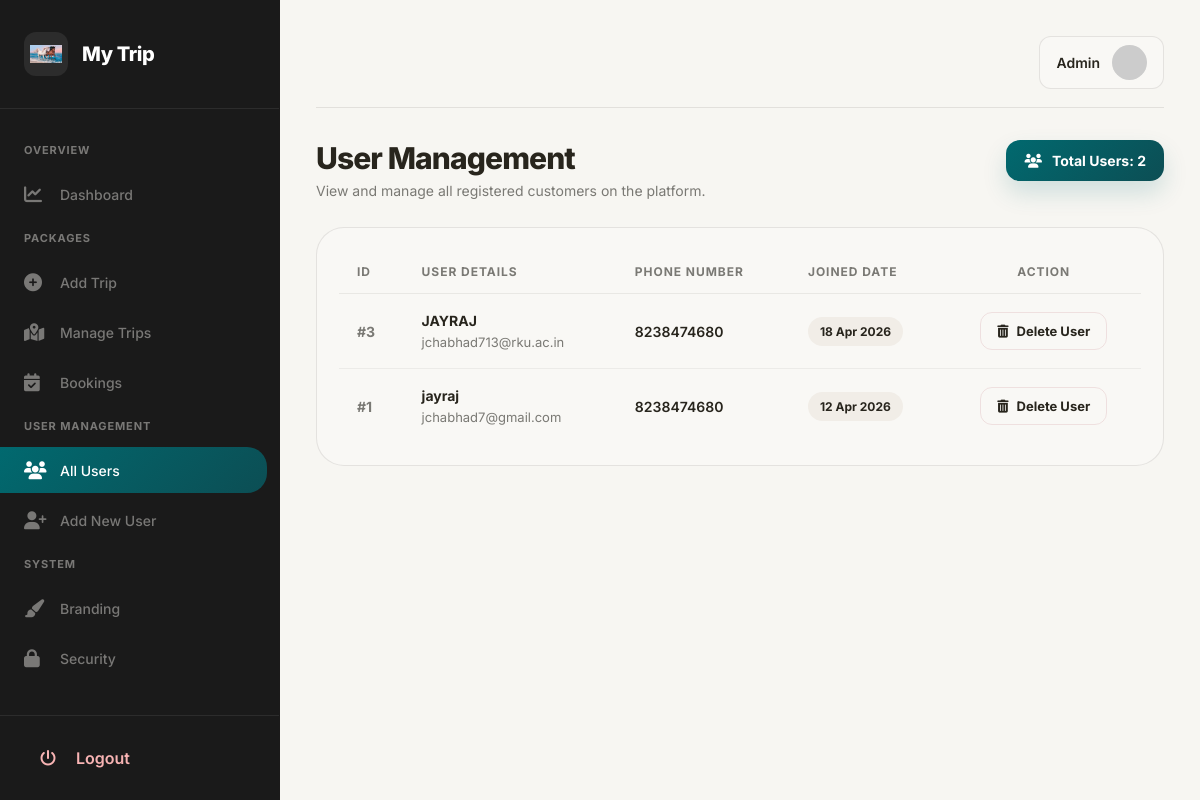
/admin/users.php, run on the app's committed database.
### tables this page shows
CREATE TABLE `settings` (
  `id` int(11) NOT NULL DEFAULT 1,
  `site_name` varchar(255) DEFAULT 'MyTrip',
  `logo` varchar(255) DEFAULT 'logo.png',
  `updated_at` timestamp NOT NULL DEFAULT current_timestamp() ON UPDATE current_timestamp(),
  PRIMARY KEY (`id`)
);

CREATE TABLE `users` (
  `id` int(11) NOT NULL AUTO_INCREMENT,
  `full_name` varchar(100) NOT NULL,
  `email` varchar(100) NOT NULL,
  `phone` varchar(20) NOT NULL,
  `password` varchar(255) NOT NULL,
  `role` varchar(20) DEFAULT 'Customer',
  `created_at` timestamp NOT NULL DEFAULT current_timestamp(),
  PRIMARY KEY (`id`),
  UNIQUE KEY `email` (`email`)
);

### admin/users.php (the view, shortened to what this page needs)
<?php
include 'header.php';
$total_users_query = $conn->query("SELECT COUNT(*) as count FROM users");
$total_users = $total_users_query->fetch_assoc()['count'];
?>
<div class="user-header">
    <div>
        <h1>User Management</h1>
        <p>View and manage all registered customers on the platform.</p>
    </div>
    <div class="stats-badge">
        <i class="fas fa-users"></i>
        Total Users: <?php echo $total_users; ?>
    </div>
</div>
<div class="user-list-section">
    <table class="user-table">
        <thead>
            <tr>
                <th>ID</th>
                <th>User Details</th>
                <th>Phone Number</th>
                <th>Joined Date</th>
                <th style="text-align: center;">Action</th>
            </tr>
        </thead>
        <tbody>
            <?php
            $res = $conn->query("SELECT * FROM users ORDER BY created_at DESC");
            if ($res->num_rows > 0) {
                while($row = $res->fetch_assoc()) {
                    echo "<tr>
                        <td><span class='user-id'>#".$row['id']."</span></td>
                        <td>
                            <span class='user-name'>".$row['full_name']."</span>
                            <span class='user-email'>".$row['email']."</span>
                        </td>
                        <td><span class='user-phone'>".$row['phone']."</span></td>
                        <td><span class='joined-date'>".date('d M Y', strtotime($row['created_at']))."</span></td>
                        <td class='action-cell'>
                            <a href='users.php?delete_user=".$row['id']."'
                               class='btn-delete'
                               onclick='return confirm(\"Are you sure you want to delete this user permanently?\")'>
                               <i class='fas fa-trash-alt'></i> Delete User
                            </a>
                        </td>
                    </tr>";
                }
            } else {
                echo "<tr><td colspan='5' class='empty-state'>No registered users found in the system.</td></tr>";
            }
            ?>
        </tbody>
    </table>
</div>
<?php include 'footer.php'; ?>

### admin/header.php (shortened to what this page needs)
<?php
include 'db.php';
$settings_query = $conn->query("SELECT * FROM settings WHERE id = 1");
$settings = $settings_query->fetch_assoc();
$site_logo = (!empty($settings['logo'])) ? $settings['logo'] : 'logo.png';
$site_name = (!empty($settings['site_name'])) ? $settings['site_name'] : 'Travel Admin';
function isActive($page) {
    return (basename($_SERVER['PHP_SELF']) == $page) ? 'active' : '';
}
?>
<!DOCTYPE html>
<html lang="en">
<head>
    <link rel="stylesheet" href="https://cdnjs.cloudflare.com/ajax/libs/font-awesome/6.4.0/css/all.min.css">
</head>
<body>
<nav class="sidebar">
    <a href="dashboard.php" class="sidebar-brand">
        <img src="uploads/<?php echo $site_logo; ?>" alt="Logo" class="brand-logo">
        <span class="brand-name"><?php echo $site_name; ?></span>
    </a>
    <ul class="sidebar-menu">
        <li class="sidebar-divider-label">Overview</li>
        <li>
            <a href="dashboard.php" class="<?php echo isActive('dashboard.php'); ?>">
                <i class="fas fa-chart-line"></i> Dashboard
            </a>
        </li>
        <li class="sidebar-divider-label">Packages</li>
        <li>
            <a href="add_package.php" class="<?php echo isActive('add_package.php'); ?>">
                <i class="fas fa-plus-circle"></i> Add Trip
            </a>
        </li>
        <li>
            <a href="manage_packages.php" class="<?php echo isActive('manage_packages.php'); ?>">
                <i class="fas fa-map-marked-alt"></i> Manage Trips
            </a>
        </li>
        <li>
            <a href="bookings.php" class="<?php echo isActive('bookings.php'); ?>">
                <i class="fas fa-calendar-check"></i> Bookings
            </a>
        </li>
        <li class="sidebar-divider-label">User Management</li>
        <li>
            <a href="users.php" class="<?php echo isActive('users.php'); ?>">
                <i class="fas fa-users"></i> All Users
            </a>
        </li>
        <li>
            <a href="add_user.php" class="<?php echo isActive('add_user.php'); ?>">
                <i class="fas fa-user-plus"></i> Add New User
            </a>
        </li>
        <li class="sidebar-divider-label">System</li>
        <li>
            <a href="settings.php" class="<?php echo isActive('settings.php'); ?>">
                <i class="fas fa-paint-brush"></i> Branding
            </a>
        </li>
        <li>
            <a href="change_password.php" class="<?php echo isActive('change_password.php'); ?>">
                <i class="fas fa-lock"></i> Security
            </a>
        </li>
    </ul>
    <div class="logout-section">
        <a href="logout.php" class="logout-link">
            <i class="fas fa-power-off" style="width: 22px; margin-right: 14px;"></i> Logout
        </a>
    </div>
</nav>
<main class="main-wrapper">
    <div class="top-navbar">
        <a href="profile.php" class="user-profile-nav">
            <span style="font-size: 14px; font-weight: 600;">Admin</span>
            <img src="https://ui-avatars.com/api/?name=Admin&background=01696f&color=fff&size=40&bold=true" class="nav-avatar">
        </a>
    </div>

### admin/header.php (style rules this page uses)
:root { --bg: #f7f6f2; --surface: #f9f8f5; --surface-2: #ffffff; --surface-soft: #f1ede7; --border: rgba(40, 37, 29, 0.10); --text: #28251d; --text-muted: #7a7974; --primary: #01696f; --primary-hover: #0c4e54; --primary-soft: #d8e8e7; --radius-xl: 28px; --transition: 0.3s ease; --sidebar-width: 280px; --sidebar-bg: #1a1a1a; --sidebar-text-muted: #797876; --sidebar-border: rgba(255, 255, 255, 0.08); }
* { box-sizing: border-box; margin: 0; padding: 0; }
a { text-decoration: none !important; color: inherit; outline: none; }
body { font-family: 'Inter', sans-serif; background: var(--bg); color: var(--text); min-height: 100vh; }
.sidebar { width: var(--sidebar-width); background: var(--sidebar-bg); height: 100vh; position: fixed; left: 0; top: 0; display: flex; flex-direction: column; z-index: 1000; border-right: 1px solid var(--border); }
.sidebar-brand { padding: 32px 24px; display: flex; align-items: center; gap: 14px; border-bottom: 1px solid var(--sidebar-border); }
.brand-logo { width: 44px; height: 44px; object-fit: contain; border-radius: 12px; background: rgba(255, 255, 255, 0.08); padding: 6px; }
.brand-name { font-size: 20px; font-weight: 800; color: white; letter-spacing: -0.02em; }
.sidebar-menu { flex: 1; list-style: none; padding: 24px 0; overflow-y: auto; }
.sidebar-menu li { margin-bottom: 4px; }
.sidebar-menu a { display: flex; align-items: center; padding: 14px 24px; color: var(--sidebar-text-muted); border-radius: 0 20px 20px 0; font-weight: 500; font-size: 14px; transition: all var(--transition); margin-right: 12px; }
.sidebar-menu a i { width: 22px; font-size: 18px; margin-right: 14px; }
.sidebar-menu a.active { background: linear-gradient(135deg, var(--primary), var(--primary-hover)); color: white; }
.sidebar-divider-label { padding: 10px 24px; font-size: 11px; color: var(--sidebar-text-muted); text-transform: uppercase; font-weight: 700; letter-spacing: 0.08em; }
.logout-section { padding: 20px 24px; border-top: 1px solid var(--sidebar-border); }
.logout-link { display: flex; align-items: center; color: #f8b4b4 !important; font-weight: 600; padding: 12px 16px; border-radius: 12px; transition: all var(--transition); }
.main-wrapper { margin-left: var(--sidebar-width); width: calc(100vw - var(--sidebar-width)); min-height: 100vh; padding: 36px; }
.top-navbar { display: flex; justify-content: flex-end; align-items: center; margin-bottom: 32px; padding-bottom: 18px; border-bottom: 1px solid var(--border); }
.user-profile-nav { display: flex; align-items: center; gap: 12px; padding: 8px 16px; border-radius: 12px; border: 1px solid var(--border); background: var(--surface); transition: var(--transition); }
.nav-avatar { width: 35px; height: 35px; border-radius: 50%; object-fit: cover; }

### data on the page
settings: logo (picture), site_name "My Trip"
users: id "3", full_name "JAYRAJ", email "jchabhad713@rku.ac.in", phone "8238474680", created_at "18 Apr 2026"
users: id "1", full_name "jayraj", email "jchabhad7@gmail.com", phone "8238474680", created_at "12 Apr 2026"

### other printed values
$total_users "2"
